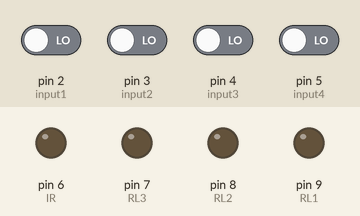
This sketch was run on a simulated Arduino Uno, built with avr-gcc and run on an emulated ATmega328P. Shown: output pins drawn as LEDs (lit = HIGH). The test bench sets the inputs (shaded band); at power-on: pin 2 (input1), pin 3 (input2), pin 4 (input3), pin 5 (input4) LOW.

Above: at 1.2 s.
1.3 s: pin 2 (input1) driven HIGH
At 1.8 s:
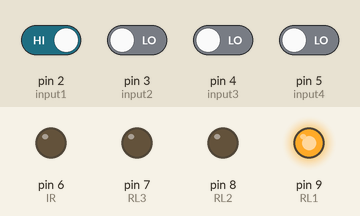
2.8 s: pin 3 (input2) driven HIGH
At 4.0 s:
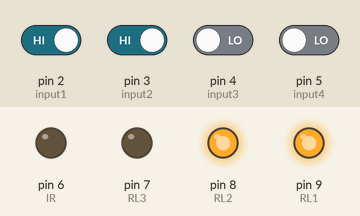
4.3 s: pin 4 (input3) driven HIGH
At 5.3 s:
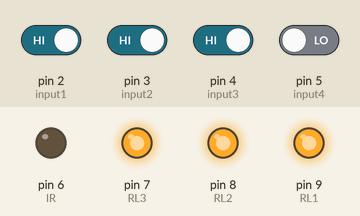
5.8 s: pin 5 (input4) driven HIGH
At 6.5 s:
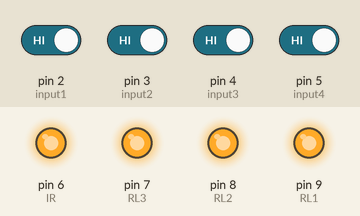
7.3 s: pin 2 (input1) driven LOW
At 7.6 s:
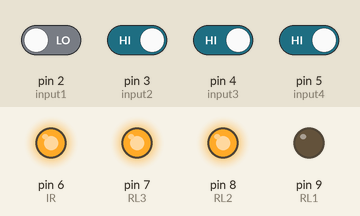
8.8 s: pin 3 (input2) driven LOW
At 9.9 s:
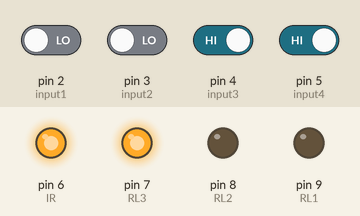
Timing chart, 0 to 11.3 s (numbered marks = the images above; inputs shaded):
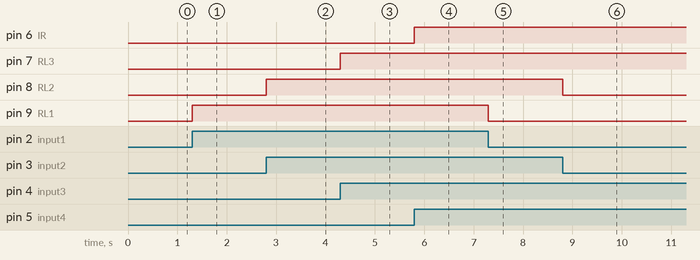

The sketch:

voice-control.ino
```cpp
const byte input1 = 2;
const byte RL1 = 9;
const byte input2 = 3;
const byte RL2 = 8;
const byte input3 = 4;
const byte RL3 = 7;
const byte input4=5;
const byte IR=6;


void setup() {
  pinMode(input1, INPUT);
  pinMode(RL1, OUTPUT);

    pinMode(input2, INPUT);
  pinMode(RL2, OUTPUT);

    pinMode(input3, INPUT);
  pinMode(RL3, OUTPUT);

     pinMode(input4, INPUT);
  pinMode(IR, OUTPUT);
}

void loop() {
  if(digitalRead(input1)== HIGH)
    digitalWrite(RL1, 1);
  else
    digitalWrite(RL1, 0);


  if(digitalRead(input2)== HIGH)
    digitalWrite(RL2, 1);
 else
   digitalWrite(RL2, 0);


     if(digitalRead(input3)== HIGH)
    digitalWrite(RL3, 1);
  else
   digitalWrite(RL3, 0);

       if(digitalRead(input4)== HIGH)
    digitalWrite(IR, 1);
  else
   digitalWrite(IR, 0);

}
```

Measured:
- after the input at 1.3 s, pin 9 (RL1): LOW → HIGH at once
- after the input at 2.8 s, pin 8 (RL2): LOW → HIGH at once
- after the input at 4.3 s, pin 7 (RL3): LOW → HIGH at once
- after the input at 5.8 s, pin 6 (IR): LOW → HIGH at once
- after the input at 7.3 s, pin 9 (RL1): HIGH → LOW at once
- after the input at 8.8 s, pin 8 (RL2): HIGH → LOW at once
